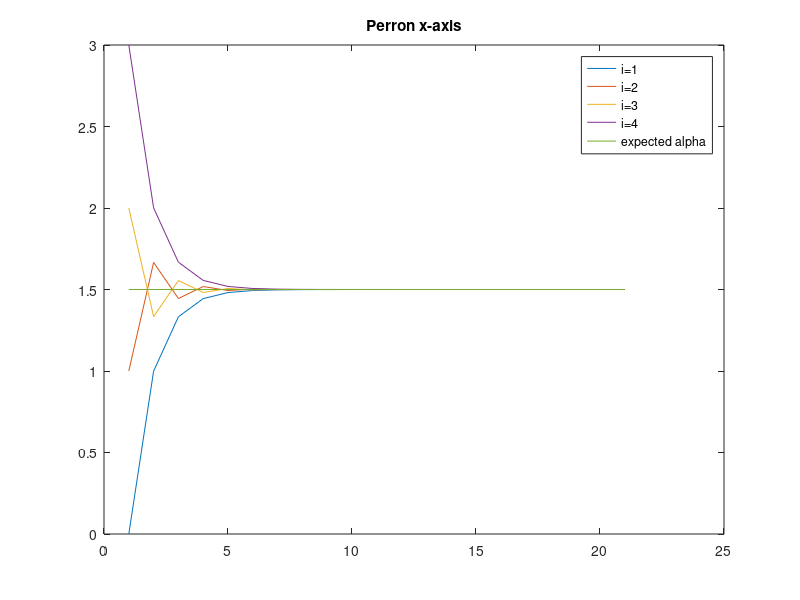
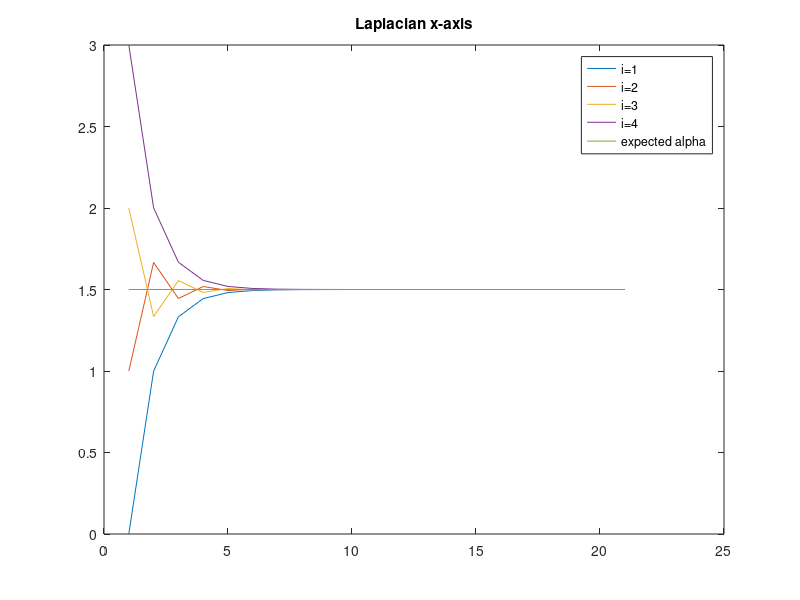
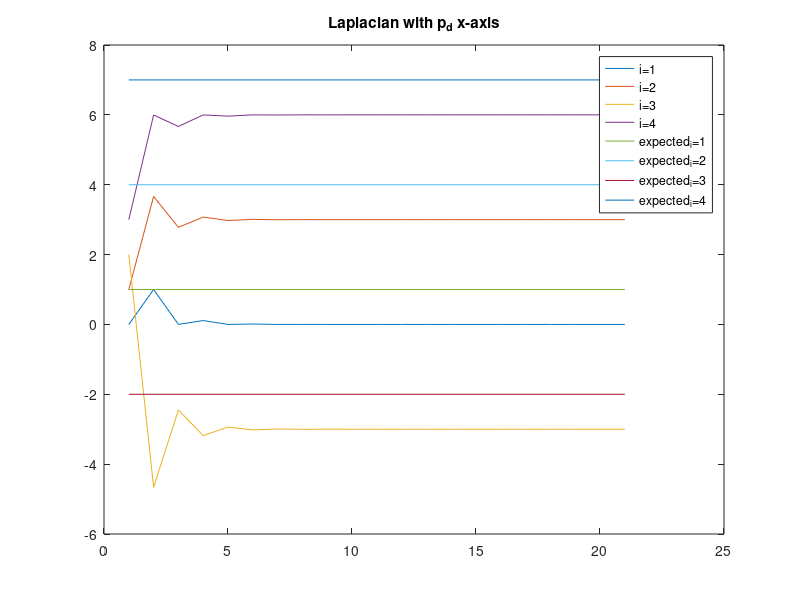

MATLAB code for these plots, in order: (Note: this script raises an error after producing the figures.)
%% Drone dynamics setup
% Motors weigh 1kg
m_vec = [1, 1, 1, 1] %kg
m = sum(m_vec)

% Motors are at these coordinates from center of mass
diameter = 1;

l = [
    sqrt(2)/2,      sqrt(2)/2,   0
    -sqrt(2)/2,     sqrt(2)/2,   0
    -sqrt(2)/2,     -sqrt(2)/2,   0
    sqrt(2)/2,      -sqrt(2)/2,   0
]'

l = l * diameter/2;

% Inertial tensor of quadcopter is then
I_xx = 0;
I_yy = 0;
I_zz = 0;
for i=1:4
    I_xx = I_xx + (l(2,i)^2)*m_vec(i);
    I_yy = I_yy + (l(1,i)^2)*m_vec(i);
    I_zz = I_zz + (l(1,i)^2 + l(2,i)^2)*m_vec(i);
end
I_C = diag([I_xx,I_yy,I_zz])


M_RB = [
    m*eye(3)     zeros(3)
    zeros(3)          I_C
]

% Gravity
g = 9.82;
F_e_g = [0; 0; g]*m; % m/s

% PID parameters
thrust_max = 5*(m*g);
v_angle_in_max = 60;
angle_outer_max = 60;

out_P = 20;
out_I = 0;
out_D = 50;

in_thrust_P = 10;
in_thrust_I = 0;
in_thrust_D = 30;

in_P = 20;
in_I = 0;
in_D = 20;

%% Swarm dynamics 1D
disp("------------------")

% Defining vertice vector V
%V = [1,2,3,4]
%V = 1:4 %W/o fix-agent
V = 1:4;

%Starting x-values for drones in swarm
%x_0 = [0, 1, 2, 3]'
%x_0 = [0, 3, 2, 1,-1,-2,-3,-3]'
p_0 = [0, 1, 2, 3, 0]'; %Fix-agent
p_0 = p_0(V)

%Defining desired displacements p_d
p_d = [1,4,-2,7,0]';
p_d = p_d(V)

%x_d = [1,4,-2,7,10,3,-4,6]'

%Desired fix-agent
fix = false;


R_min = 2; %Dist between drones in m

%Define edges using R_min distance between vertices
E = {};
for i = V
    for j = V
        if not(i == j) && norm(p_0(i,:) - p_0(j,:)) <= R_min
            E{end+1} = [i,j];
        end
    end
end
E

%Use found edges to find adjecency matrix
A = zeros(length(V));
if fix
for i = V
    if i == length(V) %Meaning this is the fix-agent
        A(i,j) = 0;
    else
        for j = V
            if j == length(V)
                A(i,j) = 1;
            end
            for val = E
                if isequal(val, {[i,j]})
                    A(i,j) = 1;
                    break
                end
            end
        end
    end
end
else
for i = V
    for j = V
        for val = E
            if isequal(val, {[i,j]})
                A(i,j) = 1;
                break
            end
        end
    end
end
end

A

% Defining neighbors N
N = {};
for i = V
    N(i) = {find(not(A(i,:)==0))};
end
N

% Defining graph G
G = {V,E}

% Defining degree matrix D
D = zeros(length(V));
for i = V
    for j = V
        if not(i==j)
            D(i,i) = D(i,i) + A(i,j);
        end
    end
end
D

% Defnining graph Laplacian L
L = D-A

% check row-sum is equal to zero
rowSums = sum(L,2)

% Define eigenvector of *1* v
v = ones(length(L),1)

% Test result of L*v=lambda*v, which should then give zero
shouldBeZero = L*v

% Test result of L*v=lambda*v, which should also then give zero
shouldBeZero = v'*L

% Then Perron can be defined
delta = max(diag(D))
str = "Epsilon can be (" + 0 + "," + 1/delta + "]";
disp(str)
epsilon = 1/delta*0.999 % This value should be (0,delta^-1)
%epsilon = 0.1
P = eye(length(L)) - epsilon*L
% Alternative Perron definition
%P = ((eye(length(D))+D)^-1) * (eye(length(A)) + A)

% Check Perron matrix is defined correctly
disp("A correct Perron matrix should give 1 when multiplied by egeinvector with ones")
P*ones(length(L),1)

% check row-sum is equal to one
rowSums = sum(P,2)

% check col-sum is equal to one
colSums = sum(P,1)

disp("Eigenvalues(d) and eigenvectors(v) of L")
[v_L,d_L] = eig(L)
disp("Eigenvalues(d) and eigenvectors(v) of P")
[v_P,d_P] = eig(P)
suppused_eigenvalues_for_P = 1-epsilon*diag(d_L)

suppused_eigenvalues_for_P = 1-diag(D)/delta

% Testing convergence

% Expected Decision (balanced)
alpha_expected = sum(p_0,1)/length(p_0)

figure
p = p_0;
x_hist = [p];
loops = 20;
for t=1:loops
    p = P*(p);
    x_hist = [x_hist,p];
end
plot(1:length(x_hist),x_hist',[1,loops+1],[alpha_expected(1),alpha_expected(1)])
legends = cellstr(num2str(V', 'i=%-d'));
legends{end+1} = "expected alpha";
legend(legends)
title("Perron x-axis")

expected_distances_x = zeros(length(p_d));
for i=1:length(p_d)
    for j=1:length(p_d)
        expected_distances_x(i,j) = p_d(i) - p_d(j);
    end
end
expected_distances_x

final_distances_P_x = zeros(length(p));
for i=1:length(p)
    for j=1:length(p)
        final_distances_P_x(i,j) = p(i) - p(j);
    end
end
final_distances_P_x

figure
p = p_0;
x_hist = [p];
loops = 20;
delta_time = epsilon;
for t=1:loops
    p_dot = -L*(p);
    p = p + p_dot * delta_time;
    x_hist = [x_hist,p];
end
plot(1:length(x_hist),x_hist',[1,loops+1],[alpha_expected(1),alpha_expected(1)])
legends = cellstr(num2str(V', 'i=%-d'));
legends{end+1} = "expected alpha";
legend(legends);
title("Laplacian x-axis")

final_distances_L_x = zeros(length(p));
for i=1:length(p)
    for j=1:length(p)
        final_distances_L_x(i,j) = p(i) - p(j);
    end
end
final_distances_L_x

figure
p = p_0;
x_hist = [p];
loops = 20;
for t=1:loops
    p_dot = -L*(p-p_d);
    p = p + p_dot * delta_time;
    x_hist = [x_hist,p];
end
plot(1:length(x_hist),x_hist',[1,length(x_hist)],[p_d,p_d])
legends = cellstr(num2str(V', 'i=%-d'));
legends = cat(1,legends,cellstr(num2str(V', 'expected_i=%-d')));
legend(legends)
title("Laplacian with p_d x-axis")

final_distances_L_w_desired_values_x = zeros(length(p));
for i=1:length(p)
    for j=1:length(p)
        final_distances_L_w_desired_values_x(i,j) = p(i) - p(j);
    end
end
final_distances_L_w_desired_values_x

%%Compare simulink output with matlab output

expected_distances_x

final_distances_L_w_desired_values_x

sim_lastx = simout_x(end,:)';
sim_distances = zeros(length(p));
for i=1:length(p)
    for j=1:length(p)
        sim_distances(i,j) = sim_lastx(i) - sim_lastx(j);
    end
end
sim_distances

%Is the fix-agent actually fixed? (yes)
agent_fixed = max(simout_x(:,end)) == min(simout_x(:,end)) 

%% Swarm dynamics 2D
disp("------------------")

% Defining vertice vector V
%V = [1,2,3,4]
%V = 1:4 %W/o fix-agent
V = 1:6

%Weights for Func_1 and Func_2
r_m = 2.2; % m  distance between drones
w_1 = 6;
w_2 = 1.05*sqrt(3*w_1^2)/abs(atan(-r_m^2)-atan(pi^2));
w = w_1/10;

%Starting x-values for drones in swarm
p_0 = [10,5,-8,-5,8,0;
       5,-5,5,-13,8,0]' %Fix-agent
p_0 = p_0(V,:)

%Defining desired displacements p_d
p_d = [1,4,-2,7, 9,0;
       0,0,0,0, 0,0]'
p_d = p_d(V,:)

%Desired fix-agent
fix = true;


R_min = 100; %Dist between drones in m

%Define edges using R_min distance between vertices
E = {};
for i = V
    for j = V
        if not(i == j) && norm(p_0(i,:) - p_0(j,:)) <= R_min
            E{end+1} = [i,j];           
        end
    end
end
E

%Use found edges to find adjecency matrix
A = zeros(length(V));
if fix
for i = V
    if i == length(V) %Meaning this is the fix-agent
        A(i,j) = 0;
    
    else
        for j = V
            if j == length(V)
                A(i,j) = 1;
            end
            for val = E
                if isequal(val, {[i,j]})
                    A(i,j) = 1;
                    break
                end
            end
        end
    end
end
else
for i = V
    for j = V
        for val = E
            if isequal(val, {[i,j]})
                A(i,j) = 1;
                break
            end
        end
    end
end
end

A

% Defining neighbors N
N = {};
for i = V
    N(i) = {find(not(A(i,:)==0))};
end
N

% Defining graph G
G = {V,E}

% Defining degree matrix D
D = zeros(length(V));
for i = V
    for j = V
        if not(i==j)
            D(i,i) = D(i,i) + A(i,j);
        end
    end
end
D

% Defnining graph Laplacian L
L = D-A

% check row-sum is equal to zero
rowSums = sum(L,2)

% Define eigenvector of *1* v
v = ones(length(L),1)

% Test result of L*v=lambda*v, which should then give zero
shouldBeZero = L*v

% Test result of L*v=lambda*v, which should also then give zero
shouldBeZero = v'*L

% Then Perron can be defined
delta = max(diag(D))
str = "Epsilon can be (" + 0 + "," + 1/delta + "]";
disp(str)
epsilon = 1/delta*0.999 % This value should be (0,delta^-1)
%epsilon = 0.1
P = eye(length(L)) - epsilon*L
% Alternative Perron definition
%P = ((eye(length(D))+D)^-1) * (eye(length(A)) + A)

% Check Perron matrix is defined correctly
disp("A correct Perron matrix should give 1 when multiplied by egeinvector with ones")
P*ones(length(L),1)

% check row-sum is equal to one
rowSums = sum(P,2)

% check col-sum is equal to one
colSums = sum(P,1)

disp("Eigenvalues(d) and eigenvectors(v) of L")
[v_L,d_L] = eig(L)
disp("Eigenvalues(d) and eigenvectors(v) of P")
[v_P,d_P] = eig(P)
suppused_eigenvalues_for_P = 1-epsilon*diag(d_L)

% Testing convergence

% Expected Decision (balanced)
alpha_expected = sum(p_0,1)/size(p_0,1)

figure
p = p_0(1:length(V),:)
x_hist = [p(:,1)];
y_hist = [p(:,2)];
loops = 20;
for t=1:loops
    p = P*(p);
    x_hist = [x_hist,p(:,1)];
    y_hist = [y_hist,p(:,2)];
end
plot(1:length(x_hist),x_hist, ...
    1:length(y_hist),y_hist, ...
    [1,loops+1],[alpha_expected(1),alpha_expected(1)])
legends = cellstr(num2str(V', 'ix=%-d'));
legends = cat(1,legends,cellstr(num2str(V', 'iy=%-d')));
legends{end+1} = "expected alpha";
legend(legends)
title("Perron 2D")

expected_distances_x = zeros(length(p_d));
expected_distances_y = zeros(length(p_d));
for i=1:length(p_d)
    for j=1:length(p_d)
        expected_distances_x(i,j) = p_d(i,1) - p_d(j,1);
        expected_distances_y(i,j) = p_d(i,2) - p_d(j,2);
    end
end
expected_distances_x
expected_distances_y

final_distances_P_x = zeros(length(p));
final_distances_P_y = zeros(length(p));
for i=1:length(p)
    for j=1:length(p)
        final_distances_P_x(i,j) = p(i,1) - p(j,1);
        final_distances_P_y(i,j) = p(i,2) - p(j,2);
    end
end
final_distances_P_x
final_distances_P_y

figure
p = p_0;
x_hist = [p(:,1)];
y_hist = [p(:,2)];
loops = 20;
delta_time = epsilon;
for t=1:loops
    p_dot = -L*(p);
    p = p + p_dot * delta_time;
    x_hist = [x_hist,p(:,1)];
    y_hist = [y_hist,p(:,2)];
end
plot(1:length(x_hist),x_hist, ...
    1:length(y_hist),y_hist, ...
    [1,loops+1],[alpha_expected(1),alpha_expected(1)])
legends = cellstr(num2str(V', 'ix=%-d'));
legends = cat(1,legends,cellstr(num2str(V', 'iy=%-d')));
legends{end+1} = "expected alpha";
legend(legends)
title("Laplacian 2D")


final_distances_L_x = zeros(length(p));
final_distances_L_y = zeros(length(p));
for i=1:length(p)
    for j=1:length(p)
        final_distances_L_x(i,j) = p(i,1) - p(j,1);
        final_distances_L_y(i,j) = p(i,2) - p(j,2);
    end
end
final_distances_L_x
final_distances_L_y

figure
p = p_0;
x_hist = [p(:,1)];
y_hist = [p(:,2)];
loops = 20;
delta_time = epsilon;
for t=1:loops
    p_dot = -L*(p-p_d);
    p = p + p_dot * delta_time;
    x_hist = [x_hist,p(:,1)];
    y_hist = [y_hist,p(:,2)];
end
plot(1:length(x_hist),x_hist' ...
    ,1:length(y_hist),y_hist' ...
    ,[1,length(x_hist)],[p_d(:,1),p_d(:,1)] ...
    ,[1,length(y_hist)],[p_d(:,2),p_d(:,2)])
legends = cellstr(num2str(V', 'ix=%-d'));
legends = cat(1,legends,cellstr(num2str(V', 'iy=%-d')));
legends = cat(1,legends,cellstr(num2str(V', 'expected_ix=%-d')));
legends = cat(1,legends,cellstr(num2str(V', 'expected_iy=%-d')));
legend(legends)
title("Laplacian with p_d 2D")

final_distances_L_w_desired_values_x = zeros(length(p));
final_distances_L_w_desired_values_y = zeros(length(p));
for i=1:length(p)
    for j=1:length(p)
        final_distances_L_w_desired_values_x(i,j) = p(i,1) - p(j,1);
        final_distances_L_w_desired_values_y(i,j) = p(i,2) - p(j,2);
    end
end
final_distances_L_w_desired_values_x
final_distances_L_w_desired_values_y

%% Compare simulink output with matlab output 2D

expected_distances_x
final_distances_L_w_desired_values_x

sim_last = simout_x(end-3:end,:)
sim_distances_x = zeros(length(V));
sim_distances_y = zeros(length(V));
for i=V
    for j=V
        sim_distances_x(i,j) = sim_last(i,1) - sim_last(j,1);
        sim_distances_y(i,j) = sim_last(i,2) - sim_last(j,2);
    end
end
sim_distances_x

expected_distances_y

final_distances_L_w_desired_values_y

sim_distances_y

%Is the fix-agent actually fixed?
agent_fixed = max(simout_x(:,end)) == min(simout_x(:,end)) 

%% Swarm dynamics 2D with dynamic Laplacian
disp("----------------")
% Defining vertice vector V
%V = 1:4 %W/o fix-agent
V = 1:6

%Weights for Func_1 and Func_2
r_m = 2.2; % m  distance between drones
w_1 = 6;
w_2 = 1.05*sqrt(3*w_1^2)/abs(atan(-r_m^2)-atan(pi^2))
w = 0.6;
R_c = 3; % m communication distance between drones for collision avoidance

w_2_with_h = 1.05*(1/1.5)*sqrt(3*w_1^2)/abs(atan(-r_m^2)-atan(pi^2))

%Starting x-values for drones in swarm
p_0 = [5,5,-8,5,8,0;
       10,-5,5,-13,8,0]' %Fix-agent
p_0 = p_0(V,:)

%Defining desired displacements p_d
p_d = [1,4,-2,7, 9,0;
       0,0,0,0, 0,0]'
p_d = p_d(V,:)

p = p_0
p_len = size(p,1);

% Defining code for simulink usage
using_fixed_agent = 0
fully_connected = 1
recieving_agents = [1,1,1,1,1,0]
sending_agents = [1,1,1,1,1,0]
disabled_edges = zeros(p_len)
disabled_edges(1:4,6) = 0
k_nearest = 1
communication_distance = 0
balanced = 1

drone_len = p_len-using_fixed_agent; % Without fixed agent

% Define the edge list
(drone_len-1)*(drone_len)
% Define the edge list
E = zeros((drone_len-1)*(drone_len),2);
R = zeros(drone_len ,drone_len);
num_edges = 1;
if fully_connected
    for i=1:drone_len 
        for j = 1:drone_len 
            if not(i == j)
                E(num_edges,:) = [i,j];
                num_edges = num_edges + 1;
            end
        end
    end
elseif communication_distance > 0
    % Define edges using min distance between vertices
    % Get min distance from drone i to all other drones
    for i=1:drone_len 
        for j=1:drone_len 
            if not(i == j)
                R(i,j) = norm(p(i,:) - p(j,:));
            else
                R(i,j) = inf;
            end
        end
    end
    R_min = mink(R,k_nearest,1);
    for i=1:drone_len 
        num_conn = 0;
        for j = 1:drone_len 
            if num_conn >= k_nearest
                break
            end
            if not(i == j) && R(i,j) <= R_min(k_nearest,i) && R(i,j) <= communication_distance
                num_conn = num_conn + 1;
                E(num_edges,:) = [i,j];
                num_edges = num_edges + 1;
                if balanced
                    E(num_edges,:) = [j,i];
                    num_edges = num_edges + 1;
                end
            end
        end
    end
else
    % Define edges using min distance between vertices
    % Get min distance from drone i to all other drones
    for i=1:drone_len 
        for j=1:drone_len 
            if not(i == j)
                R(i,j) = norm(p(i,:) - p(j,:));
            else
                R(i,j) = inf;
            end
        end
    end
    R_min = mink(R,k_nearest,1);
    for i=1:drone_len 
        num_conn = 0;
        for j = 1:drone_len 
            if num_conn >= k_nearest
                break
            end
            if not(i == j) && R(i,j) <= R_min(k_nearest,i)
                num_conn = num_conn + 1;
                E(num_edges,:) = [i,j];
                num_edges = num_edges + 1;
                if balanced
                    E(num_edges,:) = [j,i];
                    num_edges = num_edges + 1;
                end
            end
        end
    end
end
E

% Define adjacancy matrix A based on these edges
A = zeros(p_len);
if using_fixed_agent
    for i=1:p_len
        if i == p_len %Meaning this is the fix-agent
            A(i,:) = 0;
        else
            for j = 1:p_len
                if j == p_len
                    A(i,j) = 1;
                end
                for edge = 1:(num_edges-1)
                    edge_vals = E(edge,:);
                    A(edge_vals(1),edge_vals(2)) = 1;
                end
            end
        end
    end
else
    for edge = 1:(num_edges-1)
        edge_vals = E(edge,:);
        A(edge_vals(1),edge_vals(2)) = 1;
    end
end
A

% Defining degree matrix D
D = zeros(p_len);
for i=1:p_len
    for j=1:p_len
        if not(i==j)
            D(i,i) = D(i,i) + A(i,j);
        end
    end
end
D

% Defnining graph Laplacian L
L = D-A

% check row-sum is equal to zero
rowSums = sum(L,2)

% Define eigenvector of *1* v
v = ones(length(L),1)

% Test result of L*v=lambda*v, 
% which should then give zero as per definition (Murray page 6)
shouldBeZero = L*v

% Test result of L*v=lambda*v, 
% which should also then give zero if the graph is balanced (Murray page 7)
% It will not be balanced with the (fix agent)
shouldBeZero = v'*L

% Then Perron can be defined
delta = max(diag(D))
str = "Epsilon can be (" + 0 + "," + 1/delta + "]";
disp(str)
epsilon = 1/delta*0.999 % This value should be (0,delta^-1)
%epsilon = 0.1
P = eye(length(L)) - epsilon*L

% Testing convergence

% Expected Decision (balanced)
alpha_expected = sum(p,1)/size(p,1)

p = p_0;
x_hist = [p(:,1)];
y_hist = [p(:,2)];
loops = 20;
delta_time = epsilon;
for t=1:loops
    p_dot = -L*(p);
    p = p + p_dot * delta_time;
    x_hist = [x_hist,p(:,1)];
    y_hist = [y_hist,p(:,2)];
end
figure
plot(1:length(x_hist),x_hist, ...
    [1,loops+1],[alpha_expected(1),alpha_expected(1)])
legends = cellstr(num2str(V', 'ix=%-d'));
legends{end+1} = "expected alpha x";
legend(legends)
title("Laplacian 2D x")
figure
plot(1:length(y_hist),y_hist, ...
    [1,loops+1],[alpha_expected(2),alpha_expected(2)])
legends = cellstr(num2str(V', 'iy=%-d'));
legends{end+1} = "expected alpha y";
legend(legends)
title("Laplacian 2D y")

% Removing disconnected agents
% remove the ones that stopped recieving
for i=1:p_len
    if recieving_agents(i) == 0
        A(i,:) = 0;
    end
end
% remove the onse that stopped sending
for j=1:p_len
    if sending_agents(j) == 0
        A(:,j) = 0;
    end
end
% remove the edges that are not allowed
A = A.*(ones(p_len)-disabled_edges);
A

% Defining degree matrix D
D = zeros(p_len);
for i=1:p_len
    for j=1:p_len
        if not(i==j)
            D(i,i) = D(i,i) + A(i,j);
        end
    end
end
D

% Defnining graph Laplacian L
L = D-A

% check row-sum is equal to zero
rowSums = sum(L,2)

% Define eigenvector of *1* v
v = ones(length(L),1)

% Test result of L*v=lambda*v, 
% which should then give zero as per definition (Murray page 6)
shouldBeZero = L*v

% Test result of L*v=lambda*v, 
% which should also then give zero if the graph is balanced (Murray page 7)
% It will not be balanced with the (fix agent)
shouldBeZero = v'*L

% Then Perron can be defined
delta = max(diag(D))
str = "Epsilon can be (" + 0 + "," + 1/delta + "]";
disp(str)
epsilon = 1/delta*0.999 % This value should be (0,delta^-1)
%epsilon = 0.1
P = eye(length(L)) - epsilon*L

% Testing convergence

% Expected Decision (balanced)
alpha_expected = sum(p_0,1)/size(p_0,1)

p = p_0;
x_hist = [p(:,1)];
y_hist = [p(:,2)];
loops = 20;
delta_time = epsilon;
for t=1:loops
    p_dot = -L*(p);
    p = p + p_dot * delta_time;
    x_hist = [x_hist,p(:,1)];
    y_hist = [y_hist,p(:,2)];
end
figure
plot(1:length(x_hist),x_hist, ...
    [1,loops+1],[alpha_expected(1),alpha_expected(1)])
legends = cellstr(num2str(V', 'ix=%-d'));
legends{end+1} = "expected alpha x";
legend(legends)
title("Laplacian 2D x removed drones")
figure
plot(1:length(y_hist),y_hist, ...
    [1,loops+1],[alpha_expected(2),alpha_expected(2)])
legends = cellstr(num2str(V', 'iy=%-d'));
legends{end+1} = "expected alpha y";
legend(legends)
title("Laplacian 2D y removed drones")

%% Collision avoidance with falied transmission
%inputs
p
w_2
r_m
R_c
recieving_agents = [1,1,1,1,1]
sending_agents = [1,1,1,1,1]

n_drones = size(p,1) -1
n_dim = size(p,2)

p_dot_2 = zeros(n_drones + 1,n_dim);
dist = zeros(n_drones + 1,1);


for i = 1:(n_drones)
    if not(recieving_agents(i))
        continue
    end
    for j = 1:(n_drones)
        if not(i == j) && sending_agents(j)
            d_ij = sqrt((p(i,1)-p(j,1))^2+(p(i,2)-p(j,2))^2);
            dist(i) = d_ij;
            if d_ij < R_c
                p_dot_2(i,:) = p_dot_2(i,:) + w_2*(atan2(d_ij^2-r_m^2,1) - atan2(d_ij^2+pi^2,1))*(p(i,:)-p(j,:))/d_ij; 
            end
        end
    end
end
p_dot_2